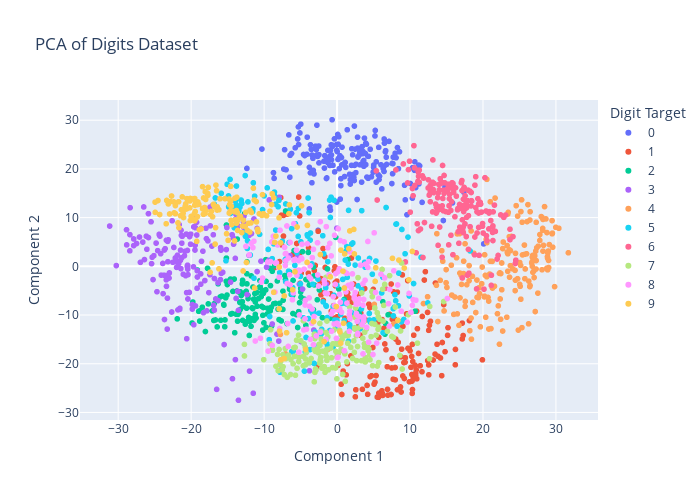

The cell this chart's notebook holds for it:
### Markdown cell above
We can now plot the first two principal components of each point to learn about the data.

### Code cell
# Create a scatter plot 
fig = px.scatter(x=projected[:, 0], y=projected[:, 1], color=digits.target.astype(str),                 
                 labels={'color': 'Digit Target'},      # Labeling the color bar
                 width=700, height=500, title='PCA of Digits Dataset')

# Update the layout to add axis labels
fig.update_layout(xaxis_title='Component 1', yaxis_title='Component 2')

# Show color scale (color bar)
fig.update_traces(marker=dict(size=6, line=dict(width=0)), 
                  selector=dict(mode='markers'))

# Show the figure
fig.show()

### Figure 1 — Plotly figure (JSON) as saved in the notebook; plotly's stock layout.template omitted (floating-point values rounded to 4 significant figures; data arrays with more than 128 entries replaced by an {"elided": "..."} marker saying what was removed)
{"data": [{"hovertemplate": "Digit Target=0<br>x=%{x}<br>y=%{y}<extra></extra>", "legendgroup": "0", "marker": {"color": "#636efa", "line": {"width": 0}, "size": 6, "symbol": "circle"}, "mode": "markers", "name": "0", "showlegend": true, "type": "scattergl", "x": {"elided": "178 float values"}, "xaxis": "x", "y": {"elided": "178 float values"}, "yaxis": "y"}, {"hovertemplate": "Digit Target=1<br>x=%{x}<br>y=%{y}<extra></extra>", "legendgroup": "1", "marker": {"color": "#EF553B", "line": {"width": 0}, "size": 6, "symbol": "circle"}, "mode": "markers", "name": "1", "showlegend": true, "type": "scattergl", "x": {"elided": "182 float values"}, "xaxis": "x", "y": {"elided": "182 float values"}, "yaxis": "y"}, {"hovertemplate": "Digit Target=2<br>x=%{x}<br>y=%{y}<extra></extra>", "legendgroup": "2", "marker": {"color": "#00cc96", "line": {"width": 0}, "size": 6, "symbol": "circle"}, "mode": "markers", "name": "2", "showlegend": true, "type": "scattergl", "x": {"elided": "177 float values"}, "xaxis": "x", "y": {"elided": "177 float values"}, "yaxis": "y"}, {"hovertemplate": "Digit Target=3<br>x=%{x}<br>y=%{y}<extra></extra>", "legendgroup": "3", "marker": {"color": "#ab63fa", "line": {"width": 0}, "size": 6, "symbol": "circle"}, "mode": "markers", "name": "3", "showlegend": true, "type": "scattergl", "x": {"elided": "183 float values"}, "xaxis": "x", "y": {"elided": "183 float values"}, "yaxis": "y"}, {"hovertemplate": "Digit Target=4<br>x=%{x}<br>y=%{y}<extra></extra>", "legendgroup": "4", "marker": {"color": "#FFA15A", "line": {"width": 0}, "size": 6, "symbol": "circle"}, "mode": "markers", "name": "4", "showlegend": true, "type": "scattergl", "x": {"elided": "181 float values"}, "xaxis": "x", "y": {"elided": "181 float values"}, "yaxis": "y"}, {"hovertemplate": "Digit Target=5<br>x=%{x}<br>y=%{y}<extra></extra>", "legendgroup": "5", "marker": {"color": "#19d3f3", "line": {"width": 0}, "size": 6, "symbol": "circle"}, "mode": "markers", "name": "5", "showlegend": true, "type": "scattergl", "x": {"elided": "182 float values"}, "xaxis": "x", "y": {"elided": "182 float values"}, "yaxis": "y"}, {"hovertemplate": "Digit Target=6<br>x=%{x}<br>y=%{y}<extra></extra>", "legendgroup": "6", "marker": {"color": "#FF6692", "line": {"width": 0}, "size": 6, "symbol": "circle"}, "mode": "markers", "name": "6", "showlegend": true, "type": "scattergl", "x": {"elided": "181 float values"}, "xaxis": "x", "y": {"elided": "181 float values"}, "yaxis": "y"}, {"hovertemplate": "Digit Target=7<br>x=%{x}<br>y=%{y}<extra></extra>", "legendgroup": "7", "marker": {"color": "#B6E880", "line": {"width": 0}, "size": 6, "symbol": "circle"}, "mode": "markers", "name": "7", "showlegend": true, "type": "scattergl", "x": {"elided": "179 float values"}, "xaxis": "x", "y": {"elided": "179 float values"}, "yaxis": "y"}, {"hovertemplate": "Digit Target=8<br>x=%{x}<br>y=%{y}<extra></extra>", "legendgroup": "8", "marker": {"color": "#FF97FF", "line": {"width": 0}, "size": 6, "symbol": "circle"}, "mode": "markers", "name": "8", "showlegend": true, "type": "scattergl", "x": {"elided": "174 float values"}, "xaxis": "x", "y": {"elided": "174 float values"}, "yaxis": "y"}, {"hovertemplate": "Digit Target=9<br>x=%{x}<br>y=%{y}<extra></extra>", "legendgroup": "9", "marker": {"color": "#FECB52", "line": {"width": 0}, "size": 6, "symbol": "circle"}, "mode": "markers", "name": "9", "showlegend": true, "type": "scattergl", "x": {"elided": "180 float values"}, "xaxis": "x", "y": {"elided": "180 float values"}, "yaxis": "y"}], "layout": {"height": 500, "legend": {"title": {"text": "Digit Target"}, "tracegroupgap": 0}, "title": {"text": "PCA of Digits Dataset"}, "width": 700, "xaxis": {"anchor": "y", "domain": [0, 1], "title": {"text": "Component 1"}}, "yaxis": {"anchor": "x", "domain": [0, 1], "title": {"text": "Component 2"}}}}
